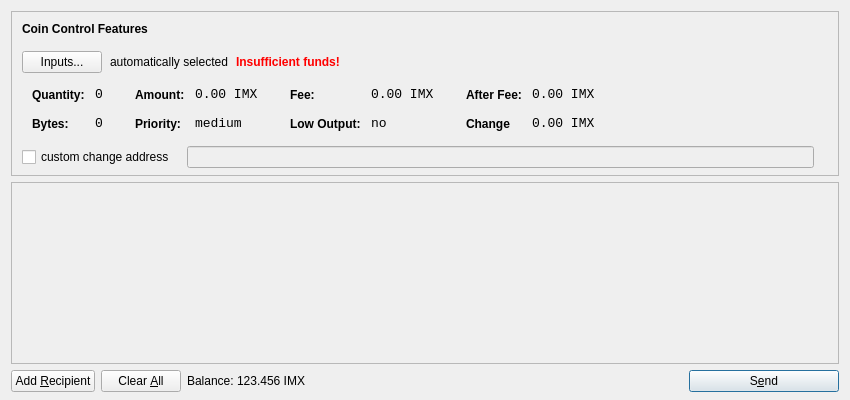
<?xml version="1.0" encoding="UTF-8"?>
<ui version="4.0">
 <class>SendCoinsDialog</class>
 <widget class="QDialog" name="SendCoinsDialog">
  <property name="geometry">
   <rect>
    <x>0</x>
    <y>0</y>
    <width>850</width>
    <height>400</height>
   </rect>
  </property>
  <property name="windowTitle">
   <string>Send Coins</string>
  </property>
  <layout class="QVBoxLayout" name="verticalLayout" stretch="0,1,0">
   <property name="bottomMargin">
    <number>8</number>
   </property>
   <item>
    <widget class="QFrame" name="frameCoinControl">
     <property name="sizePolicy">
      <sizepolicy hsizetype="Expanding" vsizetype="Expanding">
       <horstretch>0</horstretch>
       <verstretch>0</verstretch>
      </sizepolicy>
     </property>
     <property name="maximumSize">
      <size>
       <width>16777215</width>
       <height>16777215</height>
      </size>
     </property>
     <property name="frameShape">
      <enum>QFrame::StyledPanel</enum>
     </property>
     <property name="frameShadow">
      <enum>QFrame::Sunken</enum>
     </property>
     <layout class="QVBoxLayout" name="verticalLayoutCoinControl2">
      <property name="spacing">
       <number>-1</number>
      </property>
      <property name="leftMargin">
       <number>0</number>
      </property>
      <property name="topMargin">
       <number>0</number>
      </property>
      <property name="rightMargin">
       <number>0</number>
      </property>
      <property name="bottomMargin">
       <number>6</number>
      </property>
      <item>
       <layout class="QVBoxLayout" name="verticalLayoutCoinControl" stretch="0,0,0,0,1">
        <property name="spacing">
         <number>0</number>
        </property>
        <property name="leftMargin">
         <number>10</number>
        </property>
        <property name="topMargin">
         <number>10</number>
        </property>
        <item>
         <layout class="QHBoxLayout" name="horizontalLayoutCoinControl1">
          <property name="bottomMargin">
           <number>15</number>
          </property>
          <item>
           <widget class="QLabel" name="labelCoinControlFeatures">
            <property name="sizePolicy">
             <sizepolicy hsizetype="Preferred" vsizetype="Maximum">
              <horstretch>0</horstretch>
              <verstretch>0</verstretch>
             </sizepolicy>
            </property>
            <property name="font">
             <font>
              <weight>75</weight>
              <bold>true</bold>
             </font>
            </property>
            <property name="styleSheet">
             <string notr="true">font-weight:bold;</string>
            </property>
            <property name="text">
             <string>Coin Control Features</string>
            </property>
           </widget>
          </item>
         </layout>
        </item>
        <item>
         <layout class="QHBoxLayout" name="horizontalLayoutCoinControl2" stretch="0,0,0,0">
          <property name="spacing">
           <number>8</number>
          </property>
          <property name="bottomMargin">
           <number>10</number>
          </property>
          <item>
           <widget class="QPushButton" name="pushButtonCoinControl">
            <property name="styleSheet">
             <string notr="true"/>
            </property>
            <property name="text">
             <string>Inputs...</string>
            </property>
           </widget>
          </item>
          <item>
           <widget class="QLabel" name="labelCoinControlAutomaticallySelected">
            <property name="text">
             <string>automatically selected</string>
            </property>
            <property name="margin">
             <number>5</number>
            </property>
           </widget>
          </item>
          <item>
           <widget class="QLabel" name="labelCoinControlInsuffFunds">
            <property name="font">
             <font>
              <weight>75</weight>
              <bold>true</bold>
             </font>
            </property>
            <property name="styleSheet">
             <string notr="true">color:red;font-weight:bold;</string>
            </property>
            <property name="text">
             <string>Insufficient funds!</string>
            </property>
            <property name="margin">
             <number>5</number>
            </property>
           </widget>
          </item>
          <item>
           <spacer name="horizontalSpacerCoinControl">
            <property name="orientation">
             <enum>Qt::Horizontal</enum>
            </property>
            <property name="sizeHint" stdset="0">
             <size>
              <width>40</width>
              <height>1</height>
             </size>
            </property>
           </spacer>
          </item>
         </layout>
        </item>
        <item>
         <widget class="QWidget" name="widgetCoinControl" native="true">
          <property name="sizePolicy">
           <sizepolicy hsizetype="Preferred" vsizetype="Preferred">
            <horstretch>0</horstretch>
            <verstretch>0</verstretch>
           </sizepolicy>
          </property>
          <property name="minimumSize">
           <size>
            <width>0</width>
            <height>0</height>
           </size>
          </property>
          <property name="styleSheet">
           <string notr="true"/>
          </property>
          <layout class="QHBoxLayout" name="horizontalLayoutCoinControl5">
           <property name="margin">
            <number>0</number>
           </property>
           <item>
            <layout class="QHBoxLayout" name="horizontalLayoutCoinControl3" stretch="0,0,0,1">
             <property name="spacing">
              <number>20</number>
             </property>
             <property name="topMargin">
              <number>0</number>
             </property>
             <property name="bottomMargin">
              <number>10</number>
             </property>
             <item>
              <layout class="QFormLayout" name="formLayoutCoinControl1">
               <property name="horizontalSpacing">
                <number>10</number>
               </property>
               <property name="verticalSpacing">
                <number>14</number>
               </property>
               <property name="leftMargin">
                <number>10</number>
               </property>
               <property name="topMargin">
                <number>4</number>
               </property>
               <property name="rightMargin">
                <number>6</number>
               </property>
               <item row="0" column="0">
                <widget class="QLabel" name="labelCoinControlQuantityText">
                 <property name="styleSheet">
                  <string notr="true">font-weight:bold;</string>
                 </property>
                 <property name="text">
                  <string>Quantity:</string>
                 </property>
                 <property name="margin">
                  <number>0</number>
                 </property>
                </widget>
               </item>
               <item row="0" column="1">
                <widget class="QLabel" name="labelCoinControlQuantity">
                 <property name="font">
                  <font>
                   <family>Monospace</family>
                   <pointsize>10</pointsize>
                  </font>
                 </property>
                 <property name="cursor">
                  <cursorShape>IBeamCursor</cursorShape>
                 </property>
                 <property name="contextMenuPolicy">
                  <enum>Qt::ActionsContextMenu</enum>
                 </property>
                 <property name="text">
                  <string>0</string>
                 </property>
                 <property name="margin">
                  <number>0</number>
                 </property>
                 <property name="textInteractionFlags">
                  <set>Qt::LinksAccessibleByMouse|Qt::TextSelectableByKeyboard|Qt::TextSelectableByMouse</set>
                 </property>
                </widget>
               </item>
               <item row="1" column="0">
                <widget class="QLabel" name="labelCoinControlBytesText">
                 <property name="styleSheet">
                  <string notr="true">font-weight:bold;</string>
                 </property>
                 <property name="text">
                  <string>Bytes:</string>
                 </property>
                </widget>
               </item>
               <item row="1" column="1">
                <widget class="QLabel" name="labelCoinControlBytes">
                 <property name="font">
                  <font>
                   <family>Monospace</family>
                   <pointsize>10</pointsize>
                  </font>
                 </property>
                 <property name="cursor">
                  <cursorShape>IBeamCursor</cursorShape>
                 </property>
                 <property name="contextMenuPolicy">
                  <enum>Qt::ActionsContextMenu</enum>
                 </property>
                 <property name="text">
                  <string>0</string>
                 </property>
                 <property name="textInteractionFlags">
                  <set>Qt::LinksAccessibleByMouse|Qt::TextSelectableByKeyboard|Qt::TextSelectableByMouse</set>
                 </property>
                </widget>
               </item>
              </layout>
             </item>
             <item>
              <layout class="QFormLayout" name="formLayoutCoinControl2">
               <property name="horizontalSpacing">
                <number>10</number>
               </property>
               <property name="verticalSpacing">
                <number>14</number>
               </property>
               <property name="leftMargin">
                <number>6</number>
               </property>
               <property name="topMargin">
                <number>4</number>
               </property>
               <property name="rightMargin">
                <number>6</number>
               </property>
               <item row="0" column="0">
                <widget class="QLabel" name="labelCoinControlAmountText">
                 <property name="styleSheet">
                  <string notr="true">font-weight:bold;</string>
                 </property>
                 <property name="text">
                  <string>Amount:</string>
                 </property>
                 <property name="margin">
                  <number>0</number>
                 </property>
                </widget>
               </item>
               <item row="0" column="1">
                <widget class="QLabel" name="labelCoinControlAmount">
                 <property name="font">
                  <font>
                   <family>Monospace</family>
                   <pointsize>10</pointsize>
                  </font>
                 </property>
                 <property name="cursor">
                  <cursorShape>IBeamCursor</cursorShape>
                 </property>
                 <property name="contextMenuPolicy">
                  <enum>Qt::ActionsContextMenu</enum>
                 </property>
                 <property name="text">
                  <string>0.00 IMX</string>
                 </property>
                 <property name="textInteractionFlags">
                  <set>Qt::LinksAccessibleByMouse|Qt::TextSelectableByKeyboard|Qt::TextSelectableByMouse</set>
                 </property>
                </widget>
               </item>
               <item row="1" column="0">
                <widget class="QLabel" name="labelCoinControlPriorityText">
                 <property name="styleSheet">
                  <string notr="true">font-weight:bold;</string>
                 </property>
                 <property name="text">
                  <string>Priority:</string>
                 </property>
                </widget>
               </item>
               <item row="1" column="1">
                <widget class="QLabel" name="labelCoinControlPriority">
                 <property name="font">
                  <font>
                   <family>Monospace</family>
                   <pointsize>10</pointsize>
                  </font>
                 </property>
                 <property name="cursor">
                  <cursorShape>IBeamCursor</cursorShape>
                 </property>
                 <property name="contextMenuPolicy">
                  <enum>Qt::ActionsContextMenu</enum>
                 </property>
                 <property name="text">
                  <string>medium</string>
                 </property>
                 <property name="textInteractionFlags">
                  <set>Qt::LinksAccessibleByMouse|Qt::TextSelectableByKeyboard|Qt::TextSelectableByMouse</set>
                 </property>
                </widget>
               </item>
              </layout>
             </item>
             <item>
              <layout class="QFormLayout" name="formLayoutCoinControl3">
               <property name="horizontalSpacing">
                <number>10</number>
               </property>
               <property name="verticalSpacing">
                <number>14</number>
               </property>
               <property name="leftMargin">
                <number>6</number>
               </property>
               <property name="topMargin">
                <number>4</number>
               </property>
               <property name="rightMargin">
                <number>6</number>
               </property>
               <item row="0" column="0">
                <widget class="QLabel" name="labelCoinControlFeeText">
                 <property name="styleSheet">
                  <string notr="true">font-weight:bold;</string>
                 </property>
                 <property name="text">
                  <string>Fee:</string>
                 </property>
                 <property name="margin">
                  <number>0</number>
                 </property>
                </widget>
               </item>
               <item row="0" column="1">
                <widget class="QLabel" name="labelCoinControlFee">
                 <property name="font">
                  <font>
                   <family>Monospace</family>
                   <pointsize>10</pointsize>
                  </font>
                 </property>
                 <property name="cursor">
                  <cursorShape>IBeamCursor</cursorShape>
                 </property>
                 <property name="contextMenuPolicy">
                  <enum>Qt::ActionsContextMenu</enum>
                 </property>
                 <property name="text">
                  <string>0.00 IMX</string>
                 </property>
                 <property name="textInteractionFlags">
                  <set>Qt::LinksAccessibleByMouse|Qt::TextSelectableByKeyboard|Qt::TextSelectableByMouse</set>
                 </property>
                </widget>
               </item>
               <item row="1" column="0">
                <widget class="QLabel" name="labelCoinControlLowOutputText">
                 <property name="styleSheet">
                  <string notr="true">font-weight:bold;</string>
                 </property>
                 <property name="text">
                  <string>Low Output:</string>
                 </property>
                </widget>
               </item>
               <item row="1" column="1">
                <widget class="QLabel" name="labelCoinControlLowOutput">
                 <property name="font">
                  <font>
                   <family>Monospace</family>
                   <pointsize>10</pointsize>
                  </font>
                 </property>
                 <property name="cursor">
                  <cursorShape>IBeamCursor</cursorShape>
                 </property>
                 <property name="contextMenuPolicy">
                  <enum>Qt::ActionsContextMenu</enum>
                 </property>
                 <property name="text">
                  <string>no</string>
                 </property>
                 <property name="textInteractionFlags">
                  <set>Qt::LinksAccessibleByMouse|Qt::TextSelectableByKeyboard|Qt::TextSelectableByMouse</set>
                 </property>
                </widget>
               </item>
              </layout>
             </item>
             <item>
              <layout class="QFormLayout" name="formLayoutCoinControl4">
               <property name="horizontalSpacing">
                <number>10</number>
               </property>
               <property name="verticalSpacing">
                <number>14</number>
               </property>
               <property name="leftMargin">
                <number>6</number>
               </property>
               <property name="topMargin">
                <number>4</number>
               </property>
               <property name="rightMargin">
                <number>6</number>
               </property>
               <item row="0" column="0">
                <widget class="QLabel" name="labelCoinControlAfterFeeText">
                 <property name="styleSheet">
                  <string notr="true">font-weight:bold;</string>
                 </property>
                 <property name="text">
                  <string>After Fee:</string>
                 </property>
                 <property name="margin">
                  <number>0</number>
                 </property>
                </widget>
               </item>
               <item row="0" column="1">
                <widget class="QLabel" name="labelCoinControlAfterFee">
                 <property name="font">
                  <font>
                   <family>Monospace</family>
                   <pointsize>10</pointsize>
                  </font>
                 </property>
                 <property name="cursor">
                  <cursorShape>IBeamCursor</cursorShape>
                 </property>
                 <property name="contextMenuPolicy">
                  <enum>Qt::ActionsContextMenu</enum>
                 </property>
                 <property name="text">
                  <string>0.00 IMX</string>
                 </property>
                 <property name="textInteractionFlags">
                  <set>Qt::LinksAccessibleByMouse|Qt::TextSelectableByKeyboard|Qt::TextSelectableByMouse</set>
                 </property>
                </widget>
               </item>
               <item row="1" column="0">
                <widget class="QLabel" name="labelCoinControlChangeText">
                 <property name="styleSheet">
                  <string notr="true">font-weight:bold;</string>
                 </property>
                 <property name="text">
                  <string>Change</string>
                 </property>
                </widget>
               </item>
               <item row="1" column="1">
                <widget class="QLabel" name="labelCoinControlChange">
                 <property name="font">
                  <font>
                   <family>Monospace</family>
                   <pointsize>10</pointsize>
                  </font>
                 </property>
                 <property name="cursor">
                  <cursorShape>IBeamCursor</cursorShape>
                 </property>
                 <property name="contextMenuPolicy">
                  <enum>Qt::ActionsContextMenu</enum>
                 </property>
                 <property name="text">
                  <string>0.00 IMX</string>
                 </property>
                 <property name="textInteractionFlags">
                  <set>Qt::LinksAccessibleByMouse|Qt::TextSelectableByKeyboard|Qt::TextSelectableByMouse</set>
                 </property>
                </widget>
               </item>
              </layout>
             </item>
            </layout>
           </item>
          </layout>
         </widget>
        </item>
        <item>
         <layout class="QHBoxLayout" name="horizontalLayoutCoinControl4" stretch="0,0,0">
          <property name="spacing">
           <number>12</number>
          </property>
          <property name="sizeConstraint">
           <enum>QLayout::SetDefaultConstraint</enum>
          </property>
          <property name="topMargin">
           <number>5</number>
          </property>
          <property name="rightMargin">
           <number>5</number>
          </property>
          <item>
           <widget class="QCheckBox" name="checkBoxCoinControlChange">
            <property name="text">
             <string>custom change address</string>
            </property>
           </widget>
          </item>
          <item>
           <widget class="QLineEdit" name="lineEditCoinControlChange">
            <property name="enabled">
             <bool>false</bool>
            </property>
            <property name="sizePolicy">
             <sizepolicy hsizetype="Expanding" vsizetype="Fixed">
              <horstretch>0</horstretch>
              <verstretch>0</verstretch>
             </sizepolicy>
            </property>
           </widget>
          </item>
          <item>
           <widget class="QLabel" name="labelCoinControlChangeLabel">
            <property name="sizePolicy">
             <sizepolicy hsizetype="Preferred" vsizetype="Expanding">
              <horstretch>0</horstretch>
              <verstretch>0</verstretch>
             </sizepolicy>
            </property>
            <property name="minimumSize">
             <size>
              <width>0</width>
              <height>0</height>
             </size>
            </property>
            <property name="text">
             <string/>
            </property>
            <property name="margin">
             <number>3</number>
            </property>
           </widget>
          </item>
         </layout>
        </item>
        <item>
         <spacer name="verticalSpacerCoinControl">
          <property name="orientation">
           <enum>Qt::Vertical</enum>
          </property>
          <property name="sizeHint" stdset="0">
           <size>
            <width>800</width>
            <height>1</height>
           </size>
          </property>
         </spacer>
        </item>
       </layout>
      </item>
     </layout>
    </widget>
   </item>
   <item>
    <widget class="QScrollArea" name="scrollArea">
     <property name="widgetResizable">
      <bool>true</bool>
     </property>
     <widget class="QWidget" name="scrollAreaWidgetContents">
      <property name="geometry">
       <rect>
        <x>0</x>
        <y>0</y>
        <width>830</width>
        <height>165</height>
       </rect>
      </property>
      <layout class="QVBoxLayout" name="verticalLayout_2">
       <property name="margin">
        <number>0</number>
       </property>
       <item>
        <layout class="QVBoxLayout" name="entries">
         <property name="spacing">
          <number>6</number>
         </property>
        </layout>
       </item>
       <item>
        <spacer name="verticalSpacer">
         <property name="orientation">
          <enum>Qt::Vertical</enum>
         </property>
         <property name="sizeHint" stdset="0">
          <size>
           <width>20</width>
           <height>40</height>
          </size>
         </property>
        </spacer>
       </item>
      </layout>
     </widget>
    </widget>
   </item>
   <item>
    <layout class="QHBoxLayout" name="horizontalLayout">
     <item>
      <widget class="QPushButton" name="addButton">
       <property name="toolTip">
        <string>Send to multiple recipients at once</string>
       </property>
       <property name="text">
        <string>Add &amp;Recipient</string>
       </property>
       <property name="icon">
        <iconset resource="../bitcoin.qrc">
         <normaloff>:/icons/add</normaloff>:/icons/add</iconset>
       </property>
       <property name="autoDefault">
        <bool>false</bool>
       </property>
      </widget>
     </item>
     <item>
      <widget class="QPushButton" name="clearButton">
       <property name="sizePolicy">
        <sizepolicy hsizetype="Minimum" vsizetype="Fixed">
         <horstretch>0</horstretch>
         <verstretch>0</verstretch>
        </sizepolicy>
       </property>
       <property name="toolTip">
        <string>Remove all transaction fields</string>
       </property>
       <property name="text">
        <string>Clear &amp;All</string>
       </property>
       <property name="icon">
        <iconset resource="../bitcoin.qrc">
         <normaloff>:/icons/remove</normaloff>:/icons/remove</iconset>
       </property>
       <property name="autoRepeatDelay">
        <number>300</number>
       </property>
       <property name="autoDefault">
        <bool>false</bool>
       </property>
      </widget>
     </item>
     <item>
      <layout class="QHBoxLayout" name="horizontalLayout_2">
       <property name="spacing">
        <number>3</number>
       </property>
       <item>
        <widget class="QLabel" name="label">
         <property name="sizePolicy">
          <sizepolicy hsizetype="Preferred" vsizetype="Fixed">
           <horstretch>0</horstretch>
           <verstretch>0</verstretch>
          </sizepolicy>
         </property>
         <property name="text">
          <string>Balance:</string>
         </property>
        </widget>
       </item>
       <item>
        <widget class="QLabel" name="labelBalance">
         <property name="sizePolicy">
          <sizepolicy hsizetype="Preferred" vsizetype="Fixed">
           <horstretch>0</horstretch>
           <verstretch>0</verstretch>
          </sizepolicy>
         </property>
         <property name="cursor">
          <cursorShape>IBeamCursor</cursorShape>
         </property>
         <property name="text">
          <string>123.456 IMX</string>
         </property>
         <property name="textInteractionFlags">
          <set>Qt::LinksAccessibleByMouse|Qt::TextSelectableByKeyboard|Qt::TextSelectableByMouse</set>
         </property>
        </widget>
       </item>
      </layout>
     </item>
     <item>
      <spacer name="horizontalSpacer">
       <property name="orientation">
        <enum>Qt::Horizontal</enum>
       </property>
       <property name="sizeHint" stdset="0">
        <size>
         <width>40</width>
         <height>20</height>
        </size>
       </property>
      </spacer>
     </item>
     <item>
      <widget class="QPushButton" name="sendButton">
       <property name="minimumSize">
        <size>
         <width>150</width>
         <height>0</height>
        </size>
       </property>
       <property name="toolTip">
        <string>Confirm the send action</string>
       </property>
       <property name="text">
        <string>S&amp;end</string>
       </property>
       <property name="icon">
        <iconset resource="../bitcoin.qrc">
         <normaloff>:/icons/send</normaloff>:/icons/send</iconset>
       </property>
       <property name="default">
        <bool>true</bool>
       </property>
      </widget>
     </item>
    </layout>
   </item>
  </layout>
 </widget>
 <resources>
  <include location="../bitcoin.qrc"/>
 </resources>
 <connections/>
</ui>
